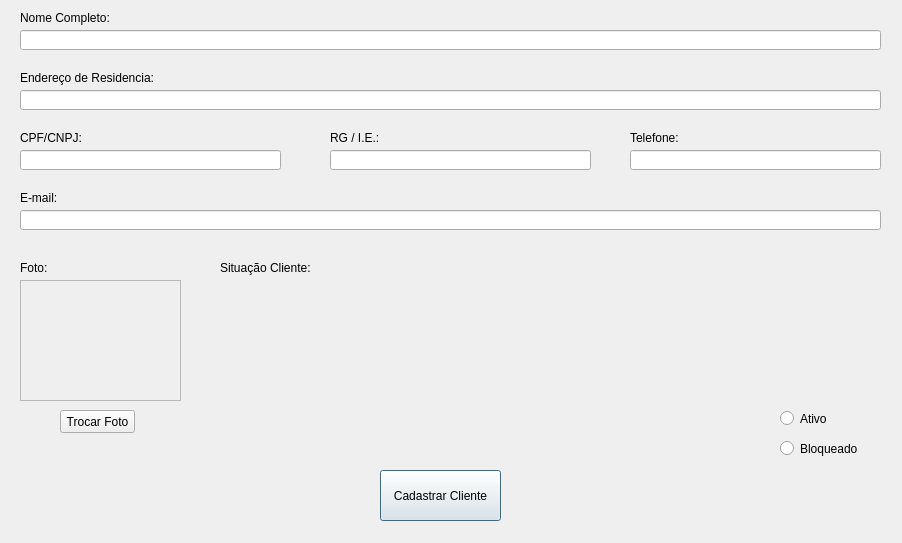
<?xml version="1.0" encoding="UTF-8"?>
<ui version="4.0">
 <class>cadatroCliente</class>
 <widget class="QDialog" name="cadatroCliente">
  <property name="geometry">
   <rect>
    <x>0</x>
    <y>0</y>
    <width>902</width>
    <height>543</height>
   </rect>
  </property>
  <property name="windowTitle">
   <string>Cliente</string>
  </property>
  <widget class="QLabel" name="label">
   <property name="geometry">
    <rect>
     <x>20</x>
     <y>10</y>
     <width>161</width>
     <height>16</height>
    </rect>
   </property>
   <property name="text">
    <string>Nome Completo:</string>
   </property>
  </widget>
  <widget class="QLineEdit" name="lineEdit">
   <property name="geometry">
    <rect>
     <x>20</x>
     <y>30</y>
     <width>861</width>
     <height>20</height>
    </rect>
   </property>
  </widget>
  <widget class="QLabel" name="label_2">
   <property name="geometry">
    <rect>
     <x>20</x>
     <y>70</y>
     <width>161</width>
     <height>16</height>
    </rect>
   </property>
   <property name="text">
    <string>Endereço de Residencia:</string>
   </property>
  </widget>
  <widget class="QLineEdit" name="lineEdit_2">
   <property name="geometry">
    <rect>
     <x>20</x>
     <y>90</y>
     <width>861</width>
     <height>20</height>
    </rect>
   </property>
  </widget>
  <widget class="QLabel" name="label_3">
   <property name="geometry">
    <rect>
     <x>20</x>
     <y>130</y>
     <width>161</width>
     <height>16</height>
    </rect>
   </property>
   <property name="text">
    <string>CPF/CNPJ:</string>
   </property>
  </widget>
  <widget class="QLineEdit" name="lineEdit_5">
   <property name="geometry">
    <rect>
     <x>630</x>
     <y>150</y>
     <width>251</width>
     <height>20</height>
    </rect>
   </property>
  </widget>
  <widget class="QLineEdit" name="lineEdit_6">
   <property name="geometry">
    <rect>
     <x>330</x>
     <y>150</y>
     <width>261</width>
     <height>20</height>
    </rect>
   </property>
  </widget>
  <widget class="QLineEdit" name="lineEdit_7">
   <property name="geometry">
    <rect>
     <x>20</x>
     <y>150</y>
     <width>261</width>
     <height>20</height>
    </rect>
   </property>
  </widget>
  <widget class="QLabel" name="label_4">
   <property name="geometry">
    <rect>
     <x>330</x>
     <y>130</y>
     <width>161</width>
     <height>16</height>
    </rect>
   </property>
   <property name="text">
    <string>RG / I.E.:</string>
   </property>
  </widget>
  <widget class="QLabel" name="label_5">
   <property name="geometry">
    <rect>
     <x>630</x>
     <y>130</y>
     <width>161</width>
     <height>16</height>
    </rect>
   </property>
   <property name="text">
    <string>Telefone:</string>
   </property>
  </widget>
  <widget class="QLineEdit" name="lineEdit_3">
   <property name="geometry">
    <rect>
     <x>20</x>
     <y>210</y>
     <width>861</width>
     <height>20</height>
    </rect>
   </property>
  </widget>
  <widget class="QLabel" name="label_6">
   <property name="geometry">
    <rect>
     <x>20</x>
     <y>190</y>
     <width>161</width>
     <height>16</height>
    </rect>
   </property>
   <property name="text">
    <string>E-mail:</string>
   </property>
  </widget>
  <widget class="QFrame" name="frame">
   <property name="geometry">
    <rect>
     <x>20</x>
     <y>280</y>
     <width>161</width>
     <height>121</height>
    </rect>
   </property>
   <property name="frameShape">
    <enum>QFrame::StyledPanel</enum>
   </property>
   <property name="frameShadow">
    <enum>QFrame::Raised</enum>
   </property>
  </widget>
  <widget class="QLabel" name="label_7">
   <property name="geometry">
    <rect>
     <x>20</x>
     <y>260</y>
     <width>161</width>
     <height>16</height>
    </rect>
   </property>
   <property name="text">
    <string>Foto:</string>
   </property>
  </widget>
  <widget class="QPushButton" name="pushButton">
   <property name="geometry">
    <rect>
     <x>380</x>
     <y>470</y>
     <width>121</width>
     <height>51</height>
    </rect>
   </property>
   <property name="text">
    <string>Cadastrar Cliente</string>
   </property>
  </widget>
  <widget class="QWidget" name="widget" native="true">
   <property name="geometry">
    <rect>
     <x>220</x>
     <y>280</y>
     <width>661</width>
     <height>121</height>
    </rect>
   </property>
  </widget>
  <widget class="QLabel" name="label_8">
   <property name="geometry">
    <rect>
     <x>220</x>
     <y>260</y>
     <width>161</width>
     <height>16</height>
    </rect>
   </property>
   <property name="text">
    <string>Situação Cliente:</string>
   </property>
  </widget>
  <widget class="QRadioButton" name="radioButton">
   <property name="geometry">
    <rect>
     <x>780</x>
     <y>410</y>
     <width>82</width>
     <height>17</height>
    </rect>
   </property>
   <property name="text">
    <string>Ativo</string>
   </property>
  </widget>
  <widget class="QRadioButton" name="radioButton_2">
   <property name="geometry">
    <rect>
     <x>780</x>
     <y>440</y>
     <width>82</width>
     <height>17</height>
    </rect>
   </property>
   <property name="text">
    <string>Bloqueado</string>
   </property>
  </widget>
  <widget class="QPushButton" name="pushButton_2">
   <property name="geometry">
    <rect>
     <x>60</x>
     <y>410</y>
     <width>75</width>
     <height>23</height>
    </rect>
   </property>
   <property name="text">
    <string>Trocar Foto</string>
   </property>
  </widget>
 </widget>
 <resources/>
 <connections/>
</ui>
